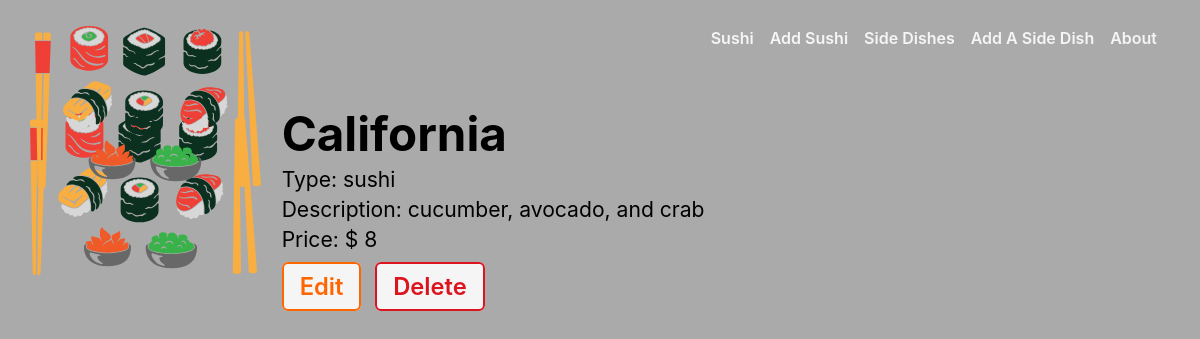
/sushi/1, run on the app's committed database.
### main_app/models.py (models this page shows, shortened)
class Sushi(models.Model):
  name = models.CharField(max_length=50)
  type = models.CharField(max_length=50)
  description = models.TextField(max_length=250)
  price = models.IntegerField(default=8)

### main_app/views.py (the view)
# urls.py: path('sushi/<int:sushi_id>', views.sushi_detail, name='sushi_detail'),
def sushi_detail(request, sushi_id):
  sushi = Sushi.objects.get(id=sushi_id)
  return render(request, 'sushi/detail.html', { 'sushi': sushi })

### main_app/templates/sushi/detail.html
{% extends 'base.html' %} {% load static %} {% block head %}
<link
  rel="stylesheet"
  type="text/css"
  href="{% static 'css/sushi-detail.css' %}"
/>
{% endblock %} {% block content %}
<section class="sushi-container">
  <div class="sushi-img">
    <img src="{% static 'images/sushi.svg' %}" alt="sushi logo icon" />
  </div>
  <div class="sushi-details">
    <h1>{{ sushi.name }}</h1>
    <p>Type: {{ sushi.type }}</p>
    <p>Description: {{ sushi.description }}</p>
    <p>Price: $ {{ sushi.price }}</p>
    <div class="sushi-actions">
      <a href="{% url 'sushi_update' sushi.id %}" class="btn warn">Edit</a>
      <a href="{% url 'sushi_delete' sushi.id %}" class="btn danger">Delete</a>
    </div>
  </div>
</section>
{% endblock %}

### main_app/static/css/base.css (style rules this page uses)
html { box-sizing: border-box; background: #AAA; }
*, *::before, *::after { box-sizing: inherit; }
:root { font-size: 82.5% }
body { margin: 0; display: flex; flex-direction: column; align-items: center; font-family: -apple-system, BlinkMacSystemFont, 'Segoe UI', 'Roboto', 'Oxygen', 'Ubuntu', 'Cantarell', 'Fira Sans', 'Droid Sans', 'Helvetica Neue', sans-serif; min-height: 100vh; --nav-bg: #AAA; --nav-bg-ff: #000; --borders: rgb(255, 102, 0) solid 2px; --text-color: rgb(245, 245, 245); --link-hover-color: rgb(255, 102, 0); --button-bg: rgb(245, 245, 245); --button-bg-hover: rgb(226, 226, 226); --submit: rgb(26, 128, 0); --warn: rgb(255, 102, 0); --danger: rgb(220, 20, 30); --secondary: rgb(57, 57, 57); --card-box-shadow: 5px 5px 6px -1px #AAA; --font-xtreme: 4.2rem; --font-xxl: 3.6rem; --font-xl: 2.4rem; --font-l: 1.8rem; --font-reg: 1.6rem; --card-border-radius: 6px; }
.btn { font-size: var(--font-l); padding: 8px 16px; border-radius: 6px; border-width: 2px; border-style: solid; text-decoration: none; background-color: var(--button-bg); font-weight: 600; cursor: pointer; font-family: inherit; margin-right: 10px; }
.warn { color: var(--warn); border-color: var(--warn); }
.danger { color: var(--danger); border-color: var(--danger); }

### main_app/static/css/sushi-detail.css (style rules this page uses)
.sushi-container { padding: 35px 30px; display: flex; flex-direction: column; align-items: center; justify-content: center; }
.sushi-img { width: 75%; max-width: 350px; }
.sushi-details { width: 98%; }
.sushi-actions { margin-top: 20px; }
.sushi-details h1 { font-size: var(--font-xxl); margin: 15px 0 3px; }
.sushi-details p { font-size: var(--font-reg); margin: 5px 0; }
@media only screen and (min-width: 768px) { .sushi-container { padding: 35px 30px; flex-direction: row; align-items: center; justify-content: start; } }
@media only screen and (min-width: 768px) { .sushi-img { width: 25%; max-width: 250px; margin-right: 25px; } }

### data on the page
Sushi: name "California", type "sushi", description "cucumber, avocado, and crab", price "8"
